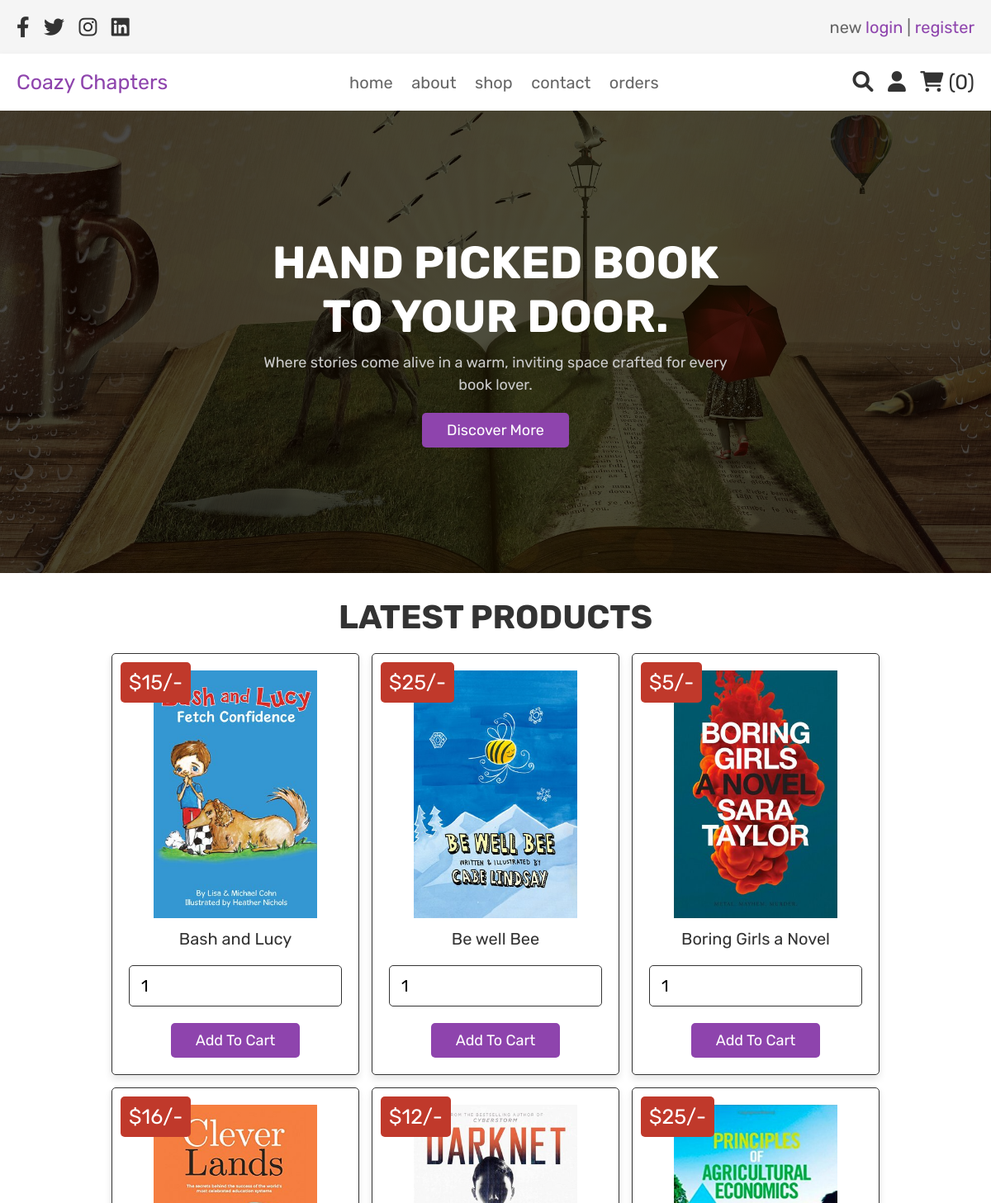
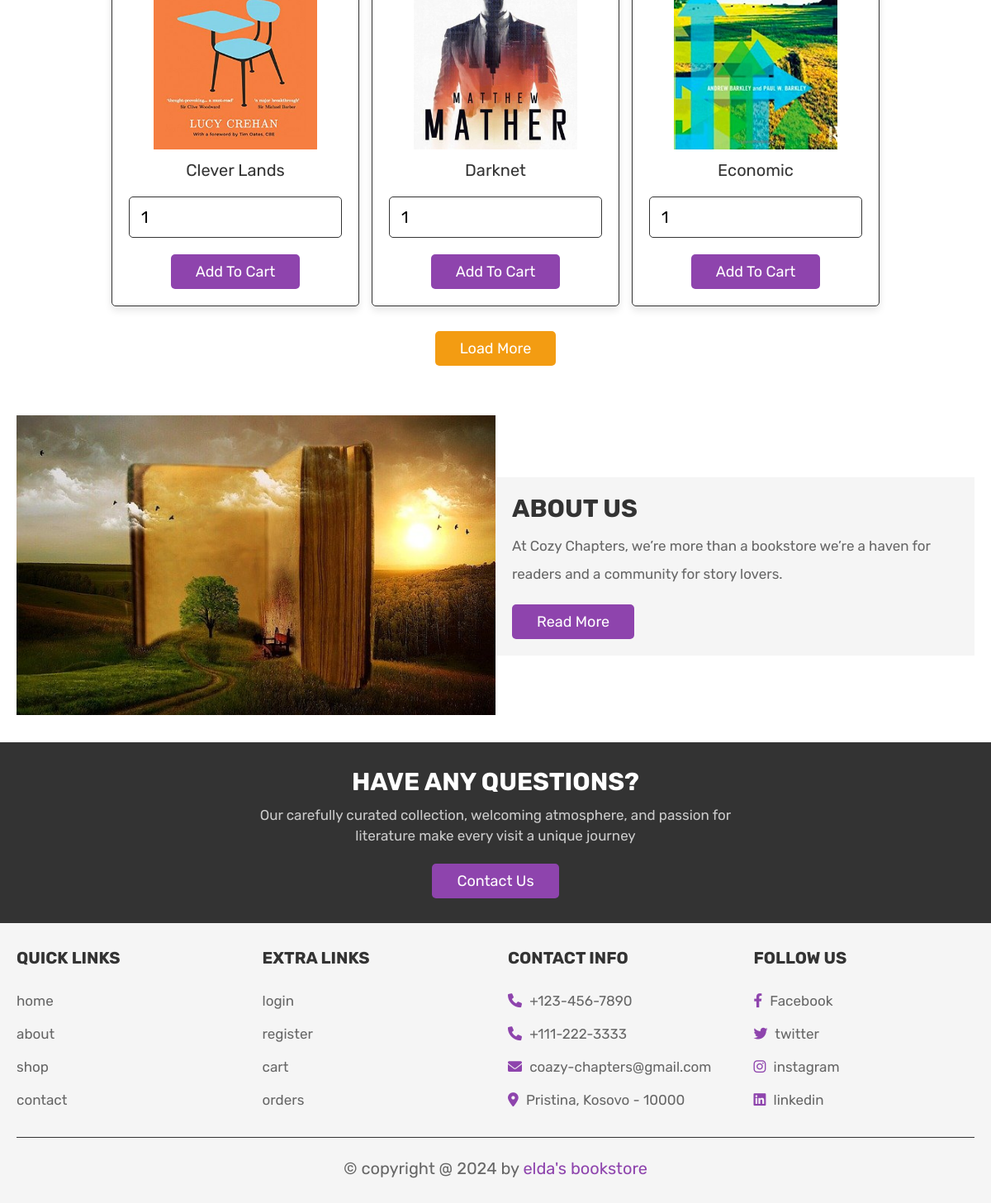
The app's page /home.php (signed in) with its own data (2 pictures, top to bottom).
### tables this page shows
CREATE TABLE `products` (
  `id` int(100) NOT NULL,
  `name` varchar(100) NOT NULL,
  `price` int(100) NOT NULL,
  `image` varchar(100) NOT NULL
);

### home.php (the view, shortened to what this page needs)
<?php
include 'config.php';
$user_id = $_SESSION['user_id'];
?>
<!DOCTYPE html>
<html lang="en">
<head>
   <link rel="stylesheet" href="https://cdnjs.cloudflare.com/ajax/libs/font-awesome/6.0.0/css/all.min.css">
   <link rel="stylesheet" href="css/style.css">
</head>
<body>
<?php include 'header.php'; ?>
<section class="home">
   <div class="content">
      <h3>Hand Picked Book to your door.</h3>
      <p>Where stories come alive in a warm, inviting space crafted for every book lover.</p>
      <a href="about.php" class="white-btn">discover more</a>
   </div>
</section>
<section class="products">
   <h1 class="title">latest products</h1>
   <div class="box-container">
      <?php
         $select_products = mysqli_query($conn, "SELECT * FROM `products` LIMIT 6") or die('query failed');
         if(mysqli_num_rows($select_products) > 0){
            while($fetch_products = mysqli_fetch_assoc($select_products)){
      ?>
     <form action="" method="post" class="box">
      <img class="image" src="uploaded_img/<?php echo $fetch_products['image']; ?>" alt="">
      <div class="name"><?php echo $fetch_products['name']; ?></div>
      <div class="price">$<?php echo $fetch_products['price']; ?>/-</div>
      <input type="number" min="1" name="product_quantity" value="1" class="qty">
      <input type="submit" value="add to cart" name="add_to_cart" class="btn">
     </form>
      <?php
         }
      }else{
         echo '<p class="empty">no products added yet!</p>';
      }
      ?>
   </div>
   <div class="load-more" style="margin-top: 2rem; text-align:center">
      <a href="shop.php" class="option-btn">load more</a>
   </div>
</section>
<section class="about">
   <div class="flex">
      <div class="image">
         <img src="images/about-img.jpg" alt="">
      </div>
      <div class="content">
         <h3>about us</h3>
         <p>At Cozy Chapters, we’re more than a bookstore we’re a haven for readers and a community for story lovers.</p>
         <a href="about.php" class="btn">read more</a>
      </div>
   </div>
</section>
<section class="home-contact">
   <div class="content">
      <h3>have any questions?</h3>
      <p> Our carefully curated collection, welcoming atmosphere, and passion for literature make every visit a unique journey</p>
      <a href="contact.php" class="white-btn">contact us</a>
   </div>
</section>
<?php include 'footer.php'; ?>
</body>
</html>

### header.php (shortened to what this page needs)
<header class="header">
   <div class="header-1">
      <div class="flex">
         <div class="share">
            <a href="#" class="fab fa-facebook-f"></a>
            <a href="#" class="fab fa-twitter"></a>
            <a href="#" class="fab fa-instagram"></a>
            <a href="#" class="fab fa-linkedin"></a>
         </div>
         <p> new <a href="login.php">login</a> | <a href="register.php">register</a> </p>
      </div>
   </div>
   <div class="header-2">
      <div class="flex">
         <a href="home.php" class="logo">Coazy Chapters</a>
         <nav class="navbar">
            <a href="home.php">home</a>
            <a href="about.php">about</a>
            <a href="shop.php">shop</a>
            <a href="contact.php">contact</a>
            <a href="orders.php">orders</a>
         </nav>
         <div class="icons">
            <a href="search_page.php" class="fas fa-search"></a>
            <div id="user-btn" class="fas fa-user"></div>
            <?php
               $select_cart_number = mysqli_query($conn, "SELECT * FROM `cart` WHERE user_id = '$user_id'") or die('query failed');
               $cart_rows_number = mysqli_num_rows($select_cart_number);
            ?>
            <a href="cart.php"> <i class="fas fa-shopping-cart"></i> <span>(<?php echo $cart_rows_number; ?>)</span> </a>
         </div>
      </div>
   </div>
</header>

### footer.php
<section class="footer">
   <div class="box-container">
      <div class="box">
         <h3>quick links</h3>
         <a href="home.php">home</a>
         <a href="about.php">about</a>
         <a href="shop.php">shop</a>
         <a href="contact.php">contact</a>
      </div>
      <div class="box">
         <h3>extra links</h3>
         <a href="login.php">login</a>
         <a href="register.php">register</a>
         <a href="cart.php">cart</a>
         <a href="orders.php">orders</a>
      </div>
      <div class="box">
         <h3>contact info</h3>
         <p> <i class="fas fa-phone"></i> +123-456-7890 </p>
         <p> <i class="fas fa-phone"></i> +111-222-3333 </p>
         <p> <i class="fas fa-envelope"></i> coazy-chapters@gmail.com </p>
         <p> <i class="fas fa-map-marker-alt"></i> Pristina, Kosovo - 10000 </p>
      </div>
      <div class="box">
         <h3>follow us</h3>
         <a href="#"> <i class="fab fa-facebook-f"></i> Facebook </a>
         <a href="#"> <i class="fab fa-twitter"></i> twitter </a>
         <a href="#"> <i class="fab fa-instagram"></i> instagram </a>
         <a href="#"> <i class="fab fa-linkedin"></i> linkedin </a>
      </div>
   </div>
   <p class="credit"> &copy; copyright  @ <?php echo date('Y'); ?> by <span>elda's bookstore</span> </p>
</section>

### records on screen
products: image (picture), name "Bash and Lucy", price "15"
products: image (picture), name "Be well Bee", price "25"
products: image (picture), name "Boring Girls a Novel", price "5"
products: image (picture), name "Clever Lands", price "16"
products: image (picture), name "Darknet", price "12"
products: image (picture), name "Economic", price "25"

### other values on screen
$cart_rows_number "0"
